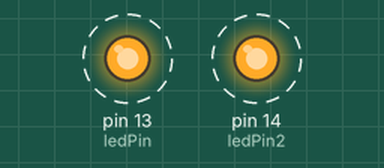
Simulated run of this sketch. Board: Arduino Uno, built with avr-gcc and run on an emulated ATmega328P. Parts: output pins drawn as LEDs (lit = HIGH). Dashed ring = blinking.

Above: at 0.5 s.
Timing chart, 0 to 4.6 s (numbered marks = the images above):
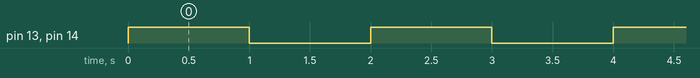

Measured:
- by itself, pin 13 (ledPin), pin 14 (ledPin2): alternates HIGH for 1.0 s and LOW for 1.0 s

The sketch:

github-ledblnk.ino
```cpp
int ledPin = 13;
int ledPin2 = 14;

void setup() {
  // put your setup code here, to run once:
  pinMode(ledPin, OUTPUT);
  pinMode(ledPin2, OUTPUT);
}

void loop() {
  // put your main code here, to run repeatedly:
  digitalWrite(ledPin, HIGH);
  digitalWrite(ledPin2, HIGH);
  delay(1000);
  digitalWrite(ledPin, LOW);
  digitalWrite(ledPin2, LOW);
  delay(1000);
}
```
